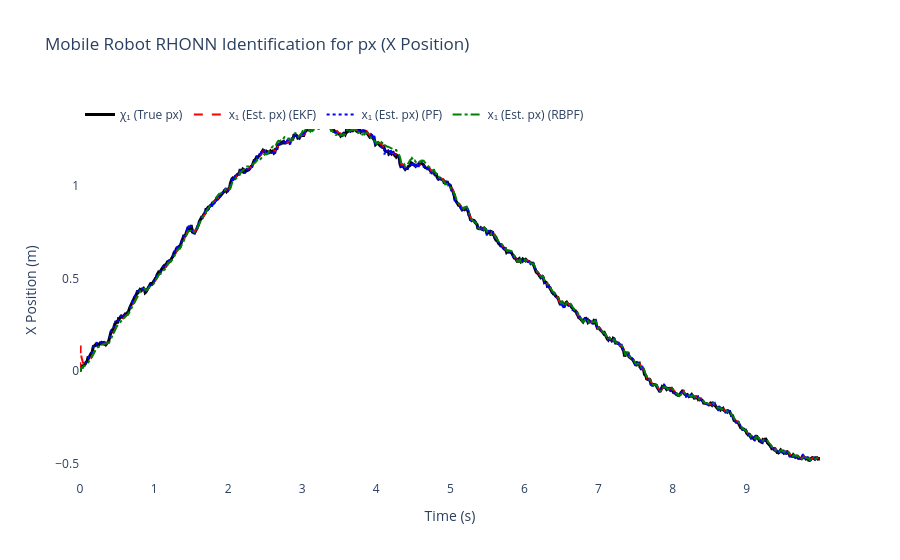
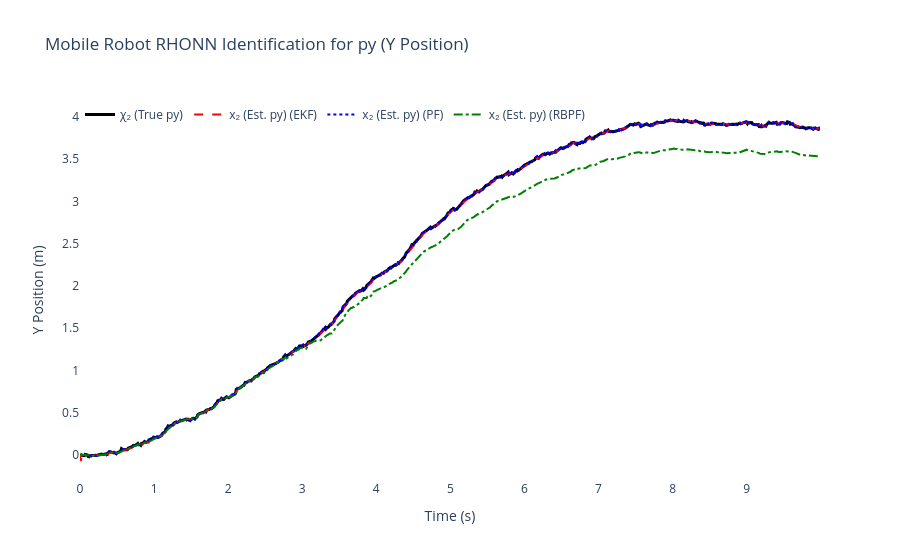
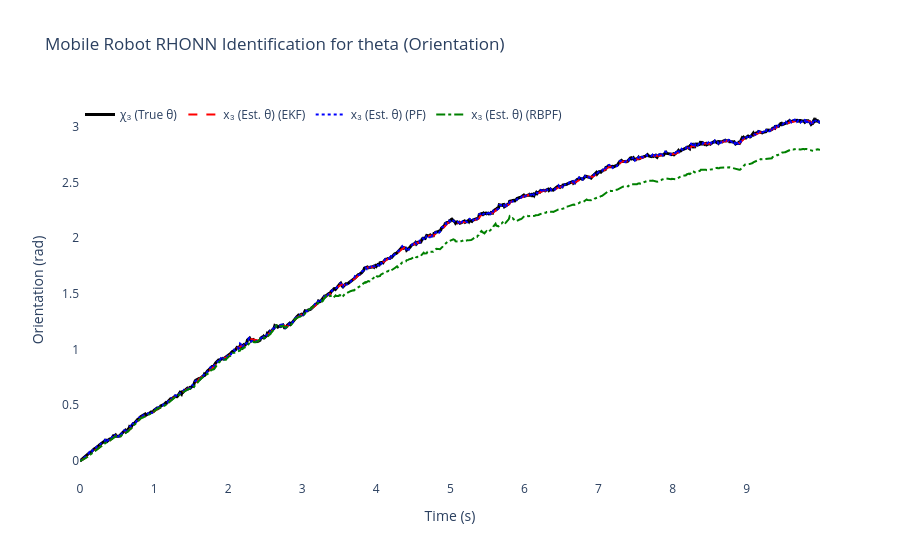
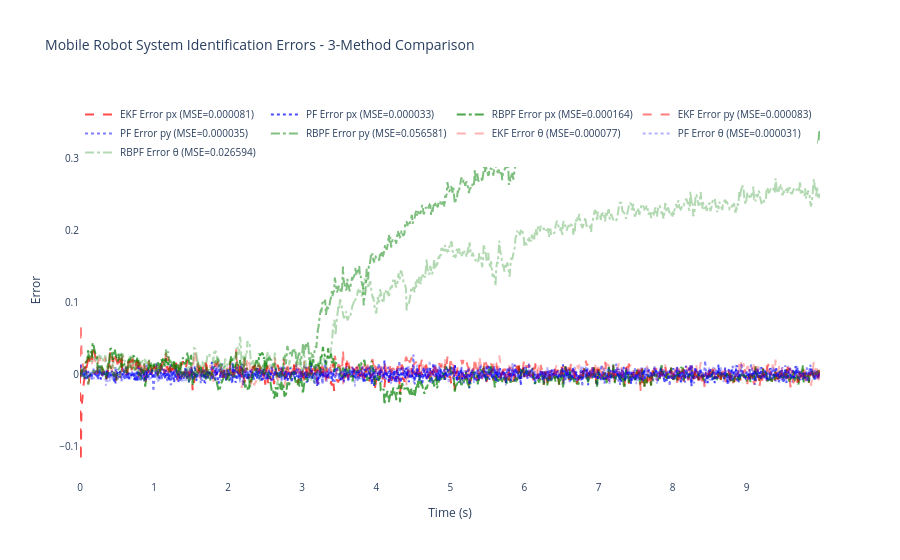

Here is the notebook cell these charts were saved with, in order:
### Code cell
# ============================================================
    # 6) Results & plots for Mobile Robot System (3-way comparison)
# ============================================================
mse_px_ekf = np.mean((x_true[:, 0] - x_hat_ekf[:, 0])**2)  # position x
mse_py_ekf = np.mean((x_true[:, 1] - x_hat_ekf[:, 1])**2)  # position y
mse_theta_ekf = np.mean((x_true[:, 2] - x_hat_ekf[:, 2])**2)  # orientation

mse_px_pf = np.mean((x_true[:, 0] - x_hat_pf[:, 0])**2)   # position x
mse_py_pf = np.mean((x_true[:, 1] - x_hat_pf[:, 1])**2)   # position y
mse_theta_pf = np.mean((x_true[:, 2] - x_hat_pf[:, 2])**2)   # orientation

mse_px_rbpf = np.mean((x_true[:, 0] - x_hat_rbpf[:, 0])**2)   # position x
mse_py_rbpf = np.mean((x_true[:, 1] - x_hat_rbpf[:, 1])**2)   # position y
mse_theta_rbpf = np.mean((x_true[:, 2] - x_hat_rbpf[:, 2])**2)   # orientation

print(f"\nFinal EKF-RHONN Weights:")
for i in range(3):
    state_names = ['px', 'py', 'theta']
    print(f"  Neuron {i+1} ({state_names[i]}): {ekf_trainer.weights[i]}")

print(f"\nFinal PF-RHONN Weight Estimates:")
pf_estimates = pf_trainer.get_estimate()
for i in range(3):
    state_names = ['px', 'py', 'theta']
    print(f"  Neuron {i+1} ({state_names[i]}): {pf_estimates[i]}")

print(f"\nFinal RBPF-RHONN Weight Estimates:")
rbpf_estimates = rbpf_trainer.get_estimate()
for i in range(3):
    state_names = ['px', 'py', 'theta']
    print(f"  Neuron {i+1} ({state_names[i]}): {rbpf_estimates[i]}")

print("\n--- Performance Comparison (MSE) for Mobile Robot System ---")
print(f"EKF  MSE px (x-position):     {mse_px_ekf:.6f}")
print(f"EKF  MSE py (y-position):     {mse_py_ekf:.6f}")
print(f"EKF  MSE theta (orientation): {mse_theta_ekf:.6f}")
print(f"PF   MSE px (x-position):     {mse_px_pf:.6f}")
print(f"PF   MSE py (y-position):     {mse_py_pf:.6f}")
print(f"PF   MSE theta (orientation): {mse_theta_pf:.6f}")
print(f"RBPF MSE px (x-position):     {mse_px_rbpf:.6f}")
print(f"RBPF MSE py (y-position):     {mse_py_rbpf:.6f}")
print(f"RBPF MSE theta (orientation): {mse_theta_rbpf:.6f}")

print("\n--- Overall Performance Summary ---")
total_mse_ekf = mse_px_ekf + mse_py_ekf + mse_theta_ekf
total_mse_pf = mse_px_pf + mse_py_pf + mse_theta_pf
total_mse_rbpf = mse_px_rbpf + mse_py_rbpf + mse_theta_rbpf
print(f"Total MSE - EKF:  {total_mse_ekf:.6f}")
print(f"Total MSE - PF:   {total_mse_pf:.6f}")
print(f"Total MSE - RBPF: {total_mse_rbpf:.6f}")

# Determine best performer
best_method = min([('EKF', total_mse_ekf), ('PF', total_mse_pf), ('RBPF', total_mse_rbpf)], key=lambda x: x[1])
print(f"Best performing method: {best_method[0]} (MSE: {best_method[1]:.6f})")

states_info = [
    {'idx': 0, 'var': 'px', 'desc': 'X Position', 'y_label': 'X Position (m)',
     'chi': 'χ₁ (True px)', 'x': 'x₁ (Est. px)'},
    {'idx': 1, 'var': 'py', 'desc': 'Y Position', 'y_label': 'Y Position (m)',
     'chi': 'χ₂ (True py)', 'x': 'x₂ (Est. py)'},
    {'idx': 2, 'var': 'theta', 'desc': 'Orientation', 'y_label': 'Orientation (rad)',
     'chi': 'χ₃ (True θ)', 'x': 'x₃ (Est. θ)'}
]

for state_info in states_info:
    i = state_info['idx']
    trace_plant = go.Scatter(x=t_history, y=x_true[:, i], mode='lines',
                            name=state_info['chi'], line=dict(color='black', width=3))
    trace_ekf = go.Scatter(x=t_history, y=x_hat_ekf[:, i], mode='lines',
                        name=f"{state_info['x']} (EKF)", line=dict(dash='dash', color='red'))
    trace_pf = go.Scatter(x=t_history, y=x_hat_pf[:, i], mode='lines',
                        name=f"{state_info['x']} (PF)", line=dict(dash='dot', color='blue'))
    trace_rbpf = go.Scatter(x=t_history, y=x_hat_rbpf[:, i], mode='lines',
                        name=f"{state_info['x']} (RBPF)", line=dict(dash='dashdot', color='green'))

    fig = go.Figure([trace_plant, trace_ekf, trace_pf, trace_rbpf])
    fig.update_layout(
        title=f'Mobile Robot RHONN Identification for {state_info["var"]} ({state_info["desc"]})',
        xaxis_title='Time (s)',
        yaxis_title=state_info['y_label'],
        legend=dict(x=0, y=1, orientation='h'),
        font=dict(size=12),
        plot_bgcolor='white',
        paper_bgcolor='white'
    )
    fig.show()

# Errors for all three states - three methods comparison
error_px_ekf = x_true[:, 0] - x_hat_ekf[:, 0]
error_py_ekf = x_true[:, 1] - x_hat_ekf[:, 1]
error_theta_ekf = x_true[:, 2] - x_hat_ekf[:, 2]

error_px_pf = x_true[:, 0] - x_hat_pf[:, 0]
error_py_pf = x_true[:, 1] - x_hat_pf[:, 1]
error_theta_pf = x_true[:, 2] - x_hat_pf[:, 2]

error_px_rbpf = x_true[:, 0] - x_hat_rbpf[:, 0]
error_py_rbpf = x_true[:, 1] - x_hat_rbpf[:, 1]
error_theta_rbpf = x_true[:, 2] - x_hat_rbpf[:, 2]

fig2 = go.Figure()
# Position X errors
fig2.add_trace(go.Scatter(x=t_history, y=error_px_ekf, mode='lines',
                        name=f'EKF Error px (MSE={mse_px_ekf:.6f})', 
                        line=dict(color='red', dash='dash'), opacity=0.7))
fig2.add_trace(go.Scatter(x=t_history, y=error_px_pf, mode='lines',
                        name=f'PF Error px (MSE={mse_px_pf:.6f})', 
                        line=dict(color='blue', dash='dot'), opacity=0.7))
fig2.add_trace(go.Scatter(x=t_history, y=error_px_rbpf, mode='lines',
                        name=f'RBPF Error px (MSE={mse_px_rbpf:.6f})', 
                        line=dict(color='green', dash='dashdot'), opacity=0.7))

# Position Y errors
fig2.add_trace(go.Scatter(x=t_history, y=error_py_ekf, mode='lines',
                        name=f'EKF Error py (MSE={mse_py_ekf:.6f})', 
                        line=dict(color='red', dash='dash'), opacity=0.5))
fig2.add_trace(go.Scatter(x=t_history, y=error_py_pf, mode='lines',
                        name=f'PF Error py (MSE={mse_py_pf:.6f})', 
                        line=dict(color='blue', dash='dot'), opacity=0.5))
fig2.add_trace(go.Scatter(x=t_history, y=error_py_rbpf, mode='lines',
                        name=f'RBPF Error py (MSE={mse_py_rbpf:.6f})', 
                        line=dict(color='green', dash='dashdot'), opacity=0.5))

# Orientation errors
fig2.add_trace(go.Scatter(x=t_history, y=error_theta_ekf, mode='lines',
                        name=f'EKF Error θ (MSE={mse_theta_ekf:.6f})', 
                        line=dict(color='red', dash='dash'), opacity=0.3))
fig2.add_trace(go.Scatter(x=t_history, y=error_theta_pf, mode='lines',
                        name=f'PF Error θ (MSE={mse_theta_pf:.6f})', 
                        line=dict(color='blue', dash='dot'), opacity=0.3))
fig2.add_trace(go.Scatter(x=t_history, y=error_theta_rbpf, mode='lines',
                        name=f'RBPF Error θ (MSE={mse_theta_rbpf:.6f})', 
                        line=dict(color='green', dash='dashdot'), opacity=0.3))

fig2.update_layout(
    title='Mobile Robot System Identification Errors - 3-Method Comparison',
    xaxis_title='Time (s)',
    yaxis_title='Error',
    legend=dict(x=0, y=1, orientation='h'),
    font=dict(size=10),
    plot_bgcolor='white',
    paper_bgcolor='white'
)
fig2.show()

# 2D Trajectory plot - 3-method comparison
fig_traj = go.Figure()
fig_traj.add_trace(go.Scatter(x=x_true[:, 0], y=x_true[:, 1],
                            mode='lines', name='True Trajectory',
                            line=dict(color='black', width=4)))
fig_traj.add_trace(go.Scatter(x=x_hat_ekf[:, 0], y=x_hat_ekf[:, 1],
                            mode='lines', name='EKF Estimation',
                            line=dict(color='red', width=2, dash='dash')))
fig_traj.add_trace(go.Scatter(x=x_hat_pf[:, 0], y=x_hat_pf[:, 1],
                            mode='lines', name='PF Estimation',
                            line=dict(color='blue', width=2, dash='dot')))
fig_traj.add_trace(go.Scatter(x=x_hat_rbpf[:, 0], y=x_hat_rbpf[:, 1],
                            mode='lines', name='RBPF Estimation',
                            line=dict(color='green', width=2, dash='dashdot')))

# Add start and end markers
fig_traj.add_trace(go.Scatter(x=[x_true[0, 0]], y=[x_true[0, 1]],
                            mode='markers', name='Start',
                            marker=dict(color='green', size=12, symbol='circle')))
fig_traj.add_trace(go.Scatter(x=[x_true[-1, 0]], y=[x_true[-1, 1]],
                            mode='markers', name='End',
                            marker=dict(color='red', size=12, symbol='square')))

fig_traj.update_layout(
    title='Mobile Robot - 2D Trajectory Comparison (EKF vs PF vs RBPF)',
    xaxis_title='X Position (m)',
    yaxis_title='Y Position (m)',
    font=dict(size=12),
    plot_bgcolor='white',
    paper_bgcolor='white',
    showlegend=True
)
fig_traj.show()

# Performance comparison bar chart
performance_data = {
    'Method': ['EKF', 'PF', 'RBPF'] * 3,
    'State': ['Position X'] * 3 + ['Position Y'] * 3 + ['Orientation'] * 3,
    'MSE': [mse_px_ekf, mse_px_pf, mse_px_rbpf, 
            mse_py_ekf, mse_py_pf, mse_py_rbpf,
            mse_theta_ekf, mse_theta_pf, mse_theta_rbpf]
}
df_perf = pd.DataFrame(performance_data)

fig_bar = px.bar(df_perf, x='State', y='MSE', color='Method',
                barmode='group', title='Performance Comparison: EKF vs PF vs RBPF',
                color_discrete_map={'EKF': 'red', 'PF': 'blue', 'RBPF': 'green'})
fig_bar.update_layout(
    font=dict(size=12),
    plot_bgcolor='white',
    paper_bgcolor='white'
)
fig_bar.show()

# Control inputs plot
fig_ctrl = go.Figure()
fig_ctrl.add_trace(go.Scatter(x=t_history[:-1], y=u_history[:-1, 0], mode='lines',
                            name='Linear Velocity (v)', line=dict(color='blue')))
fig_ctrl.add_trace(go.Scatter(x=t_history[:-1], y=u_history[:-1, 1], mode='lines',
                            name='Angular Velocity (ω)', line=dict(color='red')))
fig_ctrl.update_layout(
    title='Control Input Commands',
    xaxis_title='Time (s)',
    yaxis_title='Velocity',
    legend=dict(x=0, y=1, orientation='h'),
    font=dict(size=12),
    plot_bgcolor='white',
    paper_bgcolor='white'
)
fig_ctrl.show()

### Figure 1 — Plotly figure (JSON) as saved in the notebook; plotly's stock layout.template omitted (floating-point values rounded to 4 significant figures; data arrays with more than 128 entries replaced by an {"elided": "..."} marker saying what was removed)
{"data": [{"line": {"color": "black", "width": 3}, "mode": "lines", "name": "χ₁ (True px)", "type": "scatter", "x": {"elided": "1000 float values"}, "y": {"elided": "1000 float values"}}, {"line": {"color": "red", "dash": "dash"}, "mode": "lines", "name": "x₁ (Est. px) (EKF)", "type": "scatter", "x": {"elided": "1000 float values"}, "y": {"elided": "1000 float values"}}, {"line": {"color": "blue", "dash": "dot"}, "mode": "lines", "name": "x₁ (Est. px) (PF)", "type": "scatter", "x": {"elided": "1000 float values"}, "y": {"elided": "1000 float values"}}, {"line": {"color": "green", "dash": "dashdot"}, "mode": "lines", "name": "x₁ (Est. px) (RBPF)", "type": "scatter", "x": {"elided": "1000 float values"}, "y": {"elided": "1000 float values"}}], "layout": {"font": {"size": 12}, "legend": {"orientation": "h", "x": 0, "y": 1}, "paper_bgcolor": "white", "plot_bgcolor": "white", "title": {"text": "Mobile Robot RHONN Identification for px (X Position)"}, "xaxis": {"title": {"text": "Time (s)"}}, "yaxis": {"title": {"text": "X Position (m)"}}}}

### Figure 2 — Plotly figure (JSON) as saved in the notebook; plotly's stock layout.template omitted (floating-point values rounded to 4 significant figures; data arrays with more than 128 entries replaced by an {"elided": "..."} marker saying what was removed)
{"data": [{"line": {"color": "black", "width": 3}, "mode": "lines", "name": "χ₂ (True py)", "type": "scatter", "x": {"elided": "1000 float values"}, "y": {"elided": "1000 float values"}}, {"line": {"color": "red", "dash": "dash"}, "mode": "lines", "name": "x₂ (Est. py) (EKF)", "type": "scatter", "x": {"elided": "1000 float values"}, "y": {"elided": "1000 float values"}}, {"line": {"color": "blue", "dash": "dot"}, "mode": "lines", "name": "x₂ (Est. py) (PF)", "type": "scatter", "x": {"elided": "1000 float values"}, "y": {"elided": "1000 float values"}}, {"line": {"color": "green", "dash": "dashdot"}, "mode": "lines", "name": "x₂ (Est. py) (RBPF)", "type": "scatter", "x": {"elided": "1000 float values"}, "y": {"elided": "1000 float values"}}], "layout": {"font": {"size": 12}, "legend": {"orientation": "h", "x": 0, "y": 1}, "paper_bgcolor": "white", "plot_bgcolor": "white", "title": {"text": "Mobile Robot RHONN Identification for py (Y Position)"}, "xaxis": {"title": {"text": "Time (s)"}}, "yaxis": {"title": {"text": "Y Position (m)"}}}}

### Figure 3 — Plotly figure (JSON) as saved in the notebook; plotly's stock layout.template omitted (floating-point values rounded to 4 significant figures; data arrays with more than 128 entries replaced by an {"elided": "..."} marker saying what was removed)
{"data": [{"line": {"color": "black", "width": 3}, "mode": "lines", "name": "χ₃ (True θ)", "type": "scatter", "x": {"elided": "1000 float values"}, "y": {"elided": "1000 float values"}}, {"line": {"color": "red", "dash": "dash"}, "mode": "lines", "name": "x₃ (Est. θ) (EKF)", "type": "scatter", "x": {"elided": "1000 float values"}, "y": {"elided": "1000 float values"}}, {"line": {"color": "blue", "dash": "dot"}, "mode": "lines", "name": "x₃ (Est. θ) (PF)", "type": "scatter", "x": {"elided": "1000 float values"}, "y": {"elided": "1000 float values"}}, {"line": {"color": "green", "dash": "dashdot"}, "mode": "lines", "name": "x₃ (Est. θ) (RBPF)", "type": "scatter", "x": {"elided": "1000 float values"}, "y": {"elided": "1000 float values"}}], "layout": {"font": {"size": 12}, "legend": {"orientation": "h", "x": 0, "y": 1}, "paper_bgcolor": "white", "plot_bgcolor": "white", "title": {"text": "Mobile Robot RHONN Identification for theta (Orientation)"}, "xaxis": {"title": {"text": "Time (s)"}}, "yaxis": {"title": {"text": "Orientation (rad)"}}}}

### Figure 4 — Plotly figure (JSON) as saved in the notebook; plotly's stock layout.template omitted (floating-point values rounded to 4 significant figures; data arrays with more than 128 entries replaced by an {"elided": "..."} marker saying what was removed)
{"data": [{"line": {"color": "red", "dash": "dash"}, "mode": "lines", "name": "EKF Error px (MSE=0.000081)", "opacity": 0.7, "type": "scatter", "x": {"elided": "1000 float values"}, "y": {"elided": "1000 float values"}}, {"line": {"color": "blue", "dash": "dot"}, "mode": "lines", "name": "PF Error px (MSE=0.000033)", "opacity": 0.7, "type": "scatter", "x": {"elided": "1000 float values"}, "y": {"elided": "1000 float values"}}, {"line": {"color": "green", "dash": "dashdot"}, "mode": "lines", "name": "RBPF Error px (MSE=0.000164)", "opacity": 0.7, "type": "scatter", "x": {"elided": "1000 float values"}, "y": {"elided": "1000 float values"}}, {"line": {"color": "red", "dash": "dash"}, "mode": "lines", "name": "EKF Error py (MSE=0.000083)", "opacity": 0.5, "type": "scatter", "x": {"elided": "1000 float values"}, "y": {"elided": "1000 float values"}}, {"line": {"color": "blue", "dash": "dot"}, "mode": "lines", "name": "PF Error py (MSE=0.000035)", "opacity": 0.5, "type": "scatter", "x": {"elided": "1000 float values"}, "y": {"elided": "1000 float values"}}, {"line": {"color": "green", "dash": "dashdot"}, "mode": "lines", "name": "RBPF Error py (MSE=0.056581)", "opacity": 0.5, "type": "scatter", "x": {"elided": "1000 float values"}, "y": {"elided": "1000 float values"}}, {"line": {"color": "red", "dash": "dash"}, "mode": "lines", "name": "EKF Error θ (MSE=0.000077)", "opacity": 0.3, "type": "scatter", "x": {"elided": "1000 float values"}, "y": {"elided": "1000 float values"}}, {"line": {"color": "blue", "dash": "dot"}, "mode": "lines", "name": "PF Error θ (MSE=0.000031)", "opacity": 0.3, "type": "scatter", "x": {"elided": "1000 float values"}, "y": {"elided": "1000 float values"}}, {"line": {"color": "green", "dash": "dashdot"}, "mode": "lines", "name": "RBPF Error θ (MSE=0.026594)", "opacity": 0.3, "type": "scatter", "x": {"elided": "1000 float values"}, "y": {"elided": "1000 float values"}}], "layout": {"font": {"size": 10}, "legend": {"orientation": "h", "x": 0, "y": 1}, "paper_bgcolor": "white", "plot_bgcolor": "white", "title": {"text": "Mobile Robot System Identification Errors - 3-Method Comparison"}, "xaxis": {"title": {"text": "Time (s)"}}, "yaxis": {"title": {"text": "Error"}}}}
